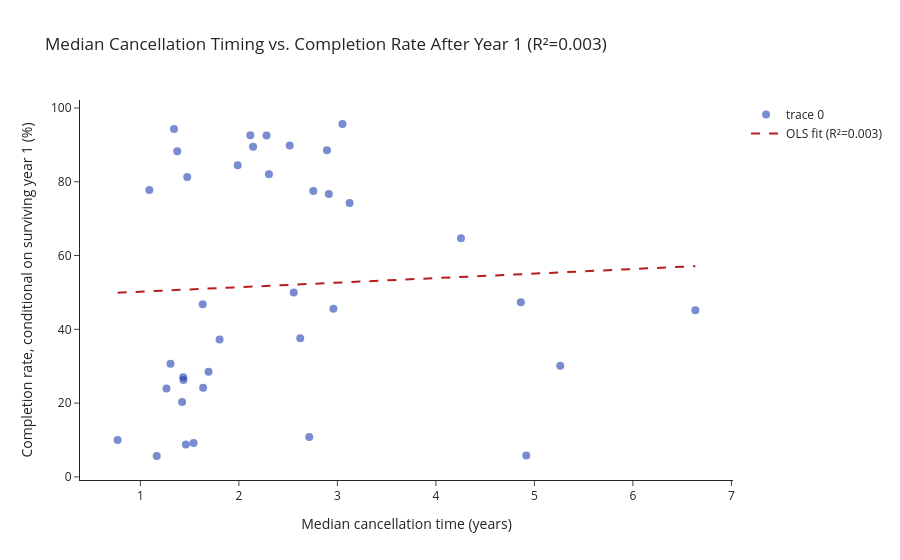

The notebook cell this image was saved under:
### Code cell
def compute_early_cancellation_metrics(df):
    d = df[df['APPRENTICE_STATUS_CODE'].isin(['Completed', 'Cancelled'])].copy()
    d['years_since_enrollment'] = d['duration_days'] / 365.25   # same basis as survival analysis

    g = d.groupby(['OCCUPATION_GROUP_NAME', 'PROGRAM_NAME']).agg(
        total=('APPRENTICE_STATUS_CODE', 'size'),
        completed=('APPRENTICE_STATUS_CODE', lambda x: (x == 'Completed').sum()),
        cancelled=('APPRENTICE_STATUS_CODE', lambda x: (x == 'Cancelled').sum()),
        median_cancel_time=('years_since_enrollment',
            lambda x: x[d.loc[x.index, 'APPRENTICE_STATUS_CODE'] == 'Cancelled'].median()),
        share_cancel_year1=('years_since_enrollment',
            lambda x: ((d.loc[x.index, 'APPRENTICE_STATUS_CODE'].eq('Cancelled')) & (x <= 1)).sum()
                      / (d.loc[x.index, 'APPRENTICE_STATUS_CODE'] == 'Cancelled').sum()
                      if (d.loc[x.index, 'APPRENTICE_STATUS_CODE'] == 'Cancelled').sum() > 0 else np.nan),
        survived_year1=('years_since_enrollment', lambda x: (x > 1).sum()),
        completed_after_year1=('APPRENTICE_STATUS_CODE',
            lambda x: ((x == 'Completed') & (d.loc[x.index, 'years_since_enrollment'] > 1)).sum()),
    ).reset_index()

    g = g[g['total'] >= MIN_N].copy()   # consistency with every other chart in the deck
    resolved_n = g['completed'] + g['cancelled']
    g['completion_rate'] = np.where(resolved_n > 0, g['completed'] / resolved_n * 100, np.nan)
    g['completion_rate_after_year1'] = (
        g['completed_after_year1'] / g['survived_year1'].replace(0, np.nan)
    ) * 100
    return g

g = compute_early_cancellation_metrics(active_data)

x = g['median_cancel_time'].values
y = g['completion_rate_after_year1'].values
valid = ~np.isnan(x) & ~np.isnan(y)
x, y = x[valid], y[valid]

slope, intercept = np.polyfit(x, y, 1)
r2 = 1 - np.sum((y - (slope*x+intercept))**2) / np.sum((y - y.mean())**2)

fig = go.Figure()
fig.add_trace(go.Scatter(x=x, y=y, mode='markers', marker=dict(size=8, color='#1E40AF', opacity=0.6)))
x_line = np.linspace(x.min(), x.max(), 100)
fig.add_trace(go.Scatter(x=x_line, y=slope*x_line+intercept, mode='lines',
                          line=dict(color='#B91C1C', dash='dash'), name=f'OLS fit (R²={r2:.3f})'))
fig.update_layout(
    title=f'Median Cancellation Timing vs. Completion Rate After Year 1 (R²={r2:.3f})',
    xaxis_title='Median cancellation time (years)',
    yaxis_title='Completion rate, conditional on surviving year 1 (%)',
    template='simple_white',
)
fig.show()

### Figure 1 — Plotly figure (JSON) as saved in the notebook; plotly's stock layout.template omitted (floating-point values rounded to 4 significant figures)
{"data": [{"marker": {"color": "#1E40AF", "opacity": 0.6, "size": 8}, "mode": "markers", "type": "scatter", "x": [1.435, 1.424, 1.633, 1.342, 1.692, 1.476, 1.804, 2.116, 1.637, 3.124, 2.715, 2.516, 1.091, 1.437, 5.262, 2.894, 2.557, 3.051, 1.988, 1.306, 2.96, 2.756, 1.374, 1.265, 1.462, 2.305, 2.913, 2.281, 6.634, 1.166, 4.917, 2.144, 4.255, 0.7693, 4.862, 2.623, 1.54], "y": [27.0, 20.27, 46.81, 94.29, 28.5, 81.32, 37.27, 92.59, 24.15, 74.23, 10.78, 89.81, 77.78, 26.25, 30.11, 88.51, 50.0, 95.65, 84.47, 30.69, 45.57, 77.5, 88.24, 23.97, 8.772, 82.0, 76.66, 92.51, 45.14, 5.66, 5.793, 89.47, 64.71, 10.0, 47.37, 37.61, 9.215]}, {"line": {"color": "#B91C1C", "dash": "dash"}, "mode": "lines", "name": "OLS fit (R²=0.003)", "type": "scatter", "x": [0.7693, 0.8286, 0.8878, 0.947, 1.006, 1.066, 1.125, 1.184, 1.243, 1.302, 1.362, 1.421, 1.48, 1.539, 1.599, 1.658, 1.717, 1.776, 1.836, 1.895, 1.954, 2.013, 2.073, 2.132, 2.191, 2.25, 2.31, 2.369, 2.428, 2.487, 2.546, 2.606, 2.665, 2.724, 2.783, 2.843, 2.902, 2.961, 3.02, 3.08, 3.139, 3.198, 3.257, 3.317, 3.376, 3.435, 3.494, 3.553, 3.613, 3.672, 3.731, 3.79, 3.85, 3.909, 3.968, 4.027, 4.087, 4.146, 4.205, 4.264, 4.324, 4.383, 4.442, 4.501, 4.561, 4.62, 4.679, 4.738, 4.797, 4.857, 4.916, 4.975, 5.034, 5.094, 5.153, 5.212, 5.271, 5.331, 5.39, 5.449, 5.508, 5.568, 5.627, 5.686, 5.745, 5.804, 5.864, 5.923, 5.982, 6.041, 6.101, 6.16, 6.219, 6.278, 6.338, 6.397, 6.456, 6.515, 6.575, 6.634], "y": [49.91, 49.98, 50.05, 50.13, 50.2, 50.27, 50.35, 50.42, 50.49, 50.56, 50.64, 50.71, 50.78, 50.85, 50.93, 51.0, 51.07, 51.15, 51.22, 51.29, 51.36, 51.44, 51.51, 51.58, 51.66, 51.73, 51.8, 51.87, 51.95, 52.02, 52.09, 52.16, 52.24, 52.31, 52.38, 52.46, 52.53, 52.6, 52.67, 52.75, 52.82, 52.89, 52.97, 53.04, 53.11, 53.18, 53.26, 53.33, 53.4, 53.47, 53.55, 53.62, 53.69, 53.77, 53.84, 53.91, 53.98, 54.06, 54.13, 54.2, 54.27, 54.35, 54.42, 54.49, 54.57, 54.64, 54.71, 54.78, 54.86, 54.93, 55.0, 55.08, 55.15, 55.22, 55.29, 55.37, 55.44, 55.51, 55.58, 55.66, 55.73, 55.8, 55.88, 55.95, 56.02, 56.09, 56.17, 56.24, 56.31, 56.39, 56.46, 56.53, 56.6, 56.68, 56.75, 56.82, 56.89, 56.97, 57.04, 57.11]}], "layout": {"title": {"text": "Median Cancellation Timing vs. Completion Rate After Year 1 (R²=0.003)"}, "xaxis": {"title": {"text": "Median cancellation time (years)"}}, "yaxis": {"title": {"text": "Completion rate, conditional on surviving year 1 (%)"}}}}
